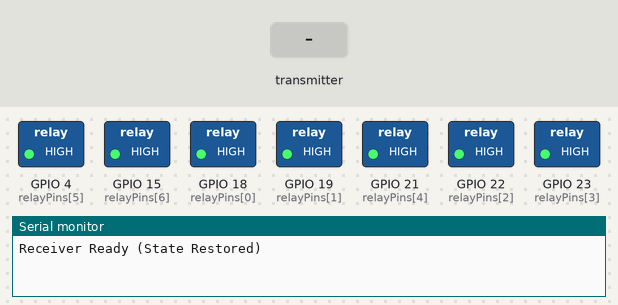
Bench run of a sketch on a simulated ESP32. Shown: switched loads named in the sketch (green lamp = pin HIGH), the last lines printed to the serial monitor. The test bench sets the inputs (shaded band). EEPROM starts erased.

Above: at 1.2 s.
1.3 s: the transmitter starts sending id = 1
3.3 s: the transmitter starts sending state = 1
At 3.8 s:
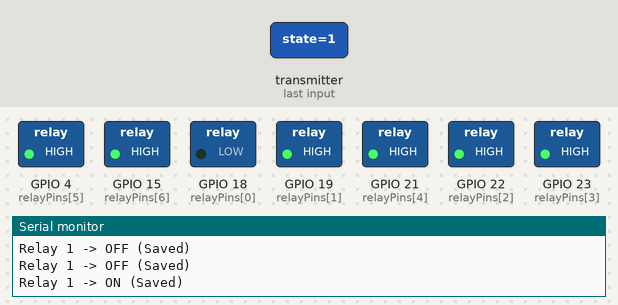
4.8 s: the transmitter starts sending state = 0
At 6.2 s:
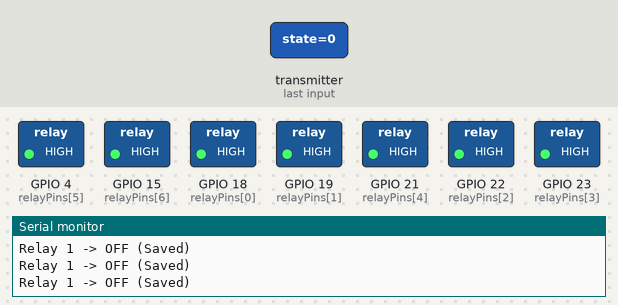
Timing chart, 0 to 7.8 s (numbered marks = the images above; inputs shaded):
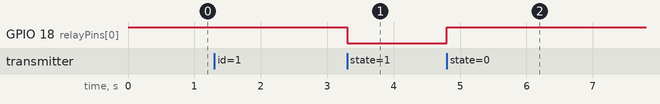

Measured:
- after the input at 3.3 s, GPIO 18 (relayPins[0]): HIGH → LOW at once
- after the input at 4.8 s, GPIO 18 (relayPins[0]): LOW → HIGH at once

The sketch:

M_B_Automation.ino
```cpp
#include <WiFi.h>
#include <esp_now.h>
#include <Preferences.h>

Preferences pref;

typedef struct
{
  int id;
  bool state;
} SwitchMessage;

SwitchMessage msg;

int relayPins[7] = { 18, 19, 22, 23, 21, 4, 15 };

bool relayState[7];
void loadRelayState()
{
  pref.begin("relays", true);
  for (int i = 0; i < 7; i++) {
    relayState[i] = pref.getBool(String(i).c_str(), false);
    digitalWrite(relayPins[i], relayState[i] ? LOW : HIGH);
  }
  pref.end();
}

void saveRelayState(int id, bool state) {
  pref.begin("relays", false);
  pref.putBool(String(id).c_str(), state);
  pref.end();
}

void onDataRecv(const esp_now_recv_info_t *info, const uint8_t *incomingData, int len) {
  memcpy(&msg, incomingData, sizeof(msg));
 int index = msg.id - 1;
  if (index >= 0 && index < 7) {
    relayState[index] = msg.state;
    digitalWrite(relayPins[index], msg.state ? LOW : HIGH);

    saveRelayState(index, msg.state);

    Serial.printf("Relay %d -> %s (Saved)\n", msg.id, msg.state ? "ON" : "OFF");
  }
}

void setup() {
    Serial.begin(115200);

  for (int i = 0; i < 7; i++) {
    pinMode(relayPins[i], OUTPUT);
  }

  loadRelayState();

  WiFi.mode(WIFI_STA);
  WiFi.disconnect();

  if (esp_now_init() != ESP_OK) {
    Serial.println("ESP-NOW INIT FAILED!");
    return;
  }
esp_now_register_recv_cb(onDataRecv);
  Serial.println("Receiver Ready (State Restored)");
}


void loop() {
}
```
